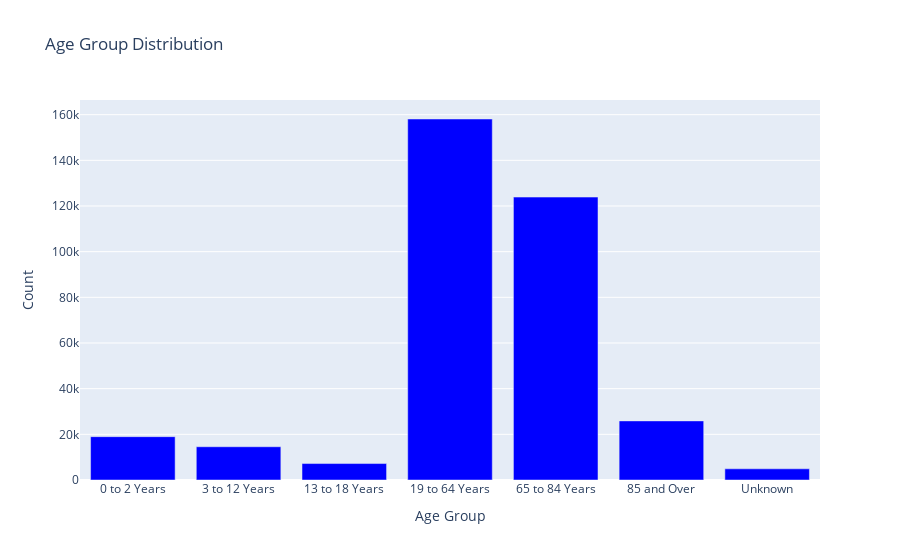

The notebook cell this image was saved under:
### Code cell
# Custom sorting order for the provided age groups
age_group_order = [
    "0 to 2 Years", "3 to 12 Years", "13 to 18 Years",
    "19 to 64 Years", "65 to 84 Years", "85 and Over", "Unknown"
]

# Converting 'Age Group' to a categorical type with the specified order
df['Age Group'] = pd.Categorical(df['Age Group'], categories=age_group_order, ordered=True)

# Sorting the value counts based on the specified order
age_group_counts_sorted = df['Age Group'].value_counts().sort_index()

# Creating a bar graph using Plotly Express with a single color (blue)
fig = px.bar(
    x=age_group_counts_sorted.index,
    y=age_group_counts_sorted.values,
    title="Age Group Distribution",
    labels={'x':'Age Group', 'y':'Count'},
    color_discrete_sequence=['blue']  # Set the color of all bars to blue
)

# Display the bar chart
fig.show()

### Figure 1 — Plotly figure (JSON) as saved in the notebook; plotly's stock layout.template omitted (floating-point values rounded to 4 significant figures)
{"data": [{"alignmentgroup": "True", "hovertemplate": "Age Group=%{x}<br>Count=%{y}<extra></extra>", "legendgroup": "", "marker": {"color": "blue", "pattern": {"shape": ""}}, "name": "", "offsetgroup": "", "orientation": "v", "showlegend": false, "textposition": "auto", "type": "bar", "x": ["0 to 2 Years", "3 to 12 Years", "13 to 18 Years", "19 to 64 Years", "65 to 84 Years", "85 and Over", "Unknown"], "xaxis": "x", "y": [18982, 14568, 7205, 158107, 123909, 25885, 4897], "yaxis": "y"}], "layout": {"barmode": "relative", "legend": {"tracegroupgap": 0}, "title": {"text": "Age Group Distribution"}, "xaxis": {"anchor": "y", "domain": [0, 1], "title": {"text": "Age Group"}}, "yaxis": {"anchor": "x", "domain": [0, 1], "title": {"text": "Count"}}}}
